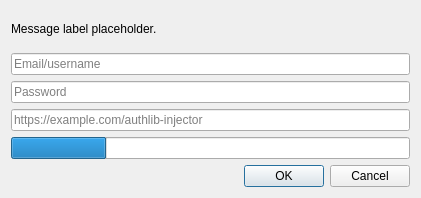
<?xml version="1.0" encoding="UTF-8"?>
<ui version="4.0">
 <class>AuthlibInjectorLoginDialog</class>
 <widget class="QDialog" name="AuthlibInjectorLoginDialog">
  <property name="geometry">
   <rect>
    <x>0</x>
    <y>0</y>
    <width>421</width>
    <height>198</height>
   </rect>
  </property>
  <property name="sizePolicy">
   <sizepolicy hsizetype="Fixed" vsizetype="Fixed">
    <horstretch>0</horstretch>
    <verstretch>0</verstretch>
   </sizepolicy>
  </property>
  <property name="windowTitle">
   <string>Add Account</string>
  </property>
  <layout class="QVBoxLayout" name="verticalLayout">
   <item>
    <widget class="QLabel" name="label">
     <property name="text">
      <string notr="true">Message label placeholder.</string>
     </property>
     <property name="textFormat">
      <enum>Qt::RichText</enum>
     </property>
     <property name="textInteractionFlags">
      <set>Qt::LinksAccessibleByKeyboard|Qt::LinksAccessibleByMouse|Qt::TextBrowserInteraction|Qt::TextSelectableByKeyboard|Qt::TextSelectableByMouse</set>
     </property>
    </widget>
   </item>
   <item>
    <widget class="QLineEdit" name="userTextBox">
     <property name="placeholderText">
       <string>Email/username</string>
     </property>
    </widget>
   </item>
   <item>
    <widget class="QLineEdit" name="passTextBox">
     <property name="echoMode">
      <enum>QLineEdit::Password</enum>
     </property>
     <property name="placeholderText">
      <string>Password</string>
     </property>
    </widget>
   </item>
   <item>
    <widget class="QLineEdit" name="authlibInjectorTextBox">
     <property name="placeholderText">
       <string>https://example.com/authlib-injector</string>
     </property>
    </widget>
   </item>
   <item>
    <widget class="QProgressBar" name="progressBar">
     <property name="value">
      <number>24</number>
     </property>
     <property name="textVisible">
      <bool>false</bool>
     </property>
    </widget>
   </item>
   <item>
    <widget class="QDialogButtonBox" name="buttonBox">
     <property name="orientation">
      <enum>Qt::Horizontal</enum>
     </property>
     <property name="standardButtons">
      <set>QDialogButtonBox::Cancel|QDialogButtonBox::Ok</set>
     </property>
    </widget>
   </item>
  </layout>
 </widget>
 <resources/>
 <connections/>
</ui>
